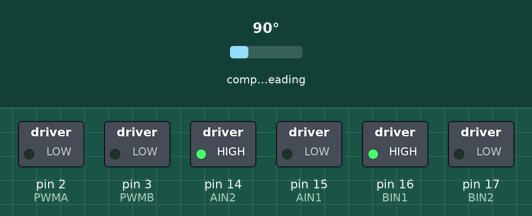
Simulated run of this sketch. Board: Arduino Mega 2560, built with avr-gcc and run on an emulated ATmega2560. Parts: switched loads named in the sketch (green lamp = pin HIGH). Dashed ring = blinking. The inputs (shaded band) are chosen by the test bench; at power-on: compass heading 90°. Random numbers use the default seed unless the sketch sets one.

Above: at 1.2 s.
1.3 s: compass heading set to 96°
At 4.1 s:
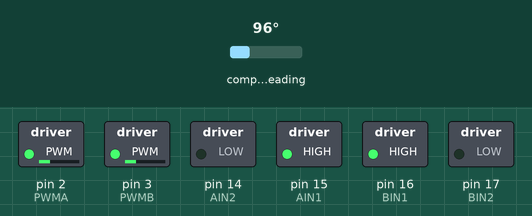
4.3 s: compass heading set to 7°
At 4.9 s:
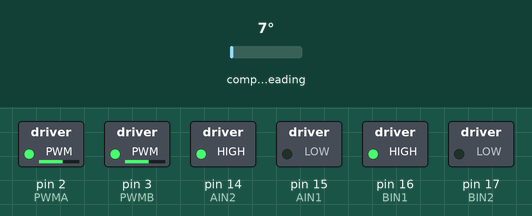
7.3 s: compass heading set to 180°
At 9.1 s:
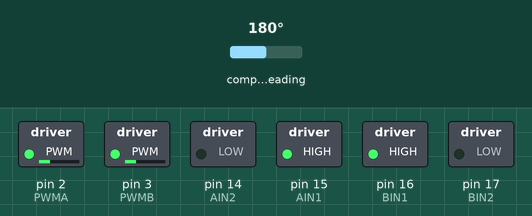
9.4 s: compass heading set to 90°
At 10.0 s:
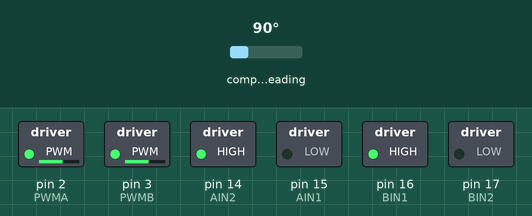
Timing chart, 0 to 13.4 s (numbered marks = the images above; inputs shaded):
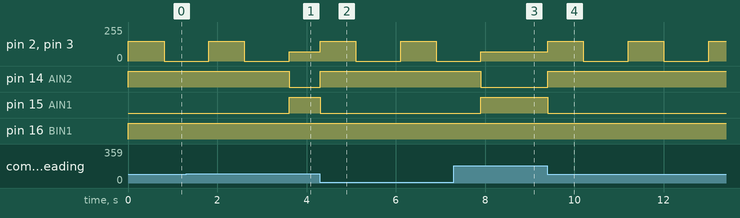

Measured:
- the behaviour switches between 90 and 91° on compass heading (found by bisection; images 0 and 1)
- after the input at 1.3 s, pin 14 (AIN2): HIGH → LOW after 2.3 s; pin 15 (AIN1): LOW → HIGH after 2.3 s
- after the input at 4.3 s, pin 2 (PWMA), pin 3 (PWMB): alternates 150/255 for 0.80 s and 0/255 for 1.0 s, starting at once; pin 14 (AIN2): LOW → HIGH at once; pin 15 (AIN1): HIGH → LOW at once
- after the input at 7.3 s, pin 14 (AIN2): HIGH → LOW after 0.61 s; pin 15 (AIN1): LOW → HIGH after 0.61 s
- after the input at 9.4 s, pin 2 (PWMA), pin 3 (PWMB): alternates 150/255 for 0.80 s and 0/255 for 1.0 s, starting at once; pin 14 (AIN2): LOW → HIGH at once; pin 15 (AIN1): HIGH → LOW at once

The sketch:

mapsonar__1_.ino
```cpp
#include<SoftwareSerial.h>
#include <QMC5883LCompass.h>// QMC5883L Compass Library
#include <Wire.h>// I2C Library

//bluetooth
SoftwareSerial BT(11 , 10);//11接TXD , 10接RXD
QMC5883LCompass compass;


//pins for motor
const int PWMA = 2;
const int AIN1 = 15;
const int AIN2 = 14;
//add pin
const int BIN1 = 16;
const int BIN2 = 17;
const int PWMB = 3;

//pins for HSC SR04
const int trigPin_front = 19;
const int echoPin_front = 18;
const int trigPin_left = 22;
const int echoPin_left = 23;
const int trigPin_right = 26;
const int echoPin_right = 27;

const int thres = 15;
const int N = 10;

char intmap[N][N] = {  //internal map, stored inside arduino
    {'?', '?', '?', '?', '?', '?', '?', '?', '?', '?'},
    {'?', '?', '?', '?', '?', '?', '?', '?', '?', '?'},
    {'?', '?', '?', '?', '?', '?', '?', '?', '?', '?'},
    {'?', '?', '?', '?', '?', '?', '?', '?', '?', '?'},
    {'?', '?', '?', '?', '?', '?', '?', '?', '?', '?'},
    {'?', '?', '?', '?', '?', '?', '?', '?', '?', '?'},
    {'?', '?', '?', '?', '?', '?', '?', '?', '?', '?'},
    {'?', '?', '?', '?', '?', '?', '?', '?', '?', '?'},
    {'?', '?', '?', '?', '?', '?', '?', '?', '?', '?'},
    {'?', '?', '?', '?', '?', '?', '?', '?', '?', '?'},
};

class vec{//self made vector class
    public:
    int x, y;
};

void forward(){
  //go foward
  unsigned long start = millis();
  compass.read();
  int init_dir = compass.getAzimuth();
  while((millis() - start) < 800){
    compass.read();
    double error = (compass.getAzimuth()- init_dir); //positive --> turn right , neg --> turn left
    double powerCorrection = error * 10;//scale it up to make a significant impact to motor rpm
    int basespeed = 150; //a base speed to reduce "jerkiness"
    double vL = basespeed + powerCorrection;
    double vR = basespeed - powerCorrection;
    //makes sure that vR and vL doesn't exceed max value
    //vL = (int)((double)vL*0.8);//compensation
    //vR = (int)((double)vR*1.3);//compensation
    if(vL > 255) vL = 255;
    if(vL < -255) vL = -255;
    if(vR > 255) vR = 255;
    if(vR < -255) vR = -255;
    motorWriting((int)vL , (int)vR);//anologWrite can only take in integer type
  }
  motorWriting(0,0);
}

void right(){
  compass.read();
  int start_az = compass.getAzimuth();
  //right
  int caz = compass.getAzimuth();
  motorWriting(70, -70);//turn right
  while((caz - start_az) <= 90){;//turn until 90deg(azimuth is oriented clockwise)
    compass.read();
    caz = compass.getAzimuth();
    BT.println(caz);
    if(caz <= 90) caz += 360;//dealing with errors from branch cut
  }
  forward();
  motorWriting(0,0);
}

void left(){
  compass.read();
  int start_az = compass.getAzimuth();
  //left
  int caz = compass.getAzimuth();
  motorWriting(-70, 70);//turn right
  while((caz - start_az) >= -90){;//turn until 90deg
    compass.read();
    caz = compass.getAzimuth();
    if(caz >= 270) caz -= 360;//dealing with errors from branch cut

  }
  forward();
  motorWriting(0,0);
}

void backward(){
  int start_az = compass.getAzimuth();
  //back
  int caz = compass.getAzimuth();
  motorWriting(-70, 70);
  while((caz - start_az) >= -180){;//turn until 90deg
  caz = compass.getAzimuth();
  if(caz >= 180) caz -= 360;//dealing with errors from branch cut
  }
  forward();
  motorWriting(0,0);
}

class car{
    public:
    car():x(1), y(1){//initialization
        ori.x = 1;
        ori.y = 0;
    }
    int x, y;//position of car
    vec ori;//orientation of car
    void autoctrl(int df, int dl, int dr){
        //decides which way to turn according to its surroundings
        int ty = ori.y;
        int tx = ori.x; //store the old orientation

        int DoF = 3;
        if(dr<=thres) DoF--;
        if(df<=thres) DoF--;
        if(dl<=thres) DoF--;
        if(DoF == 3){//continue foward
            ori.y = ty;
            ori.x = tx;
            forward();
        }
        else if(DoF == 0){//turn backward
            ori.y = -ty;
            ori.x = -tx;
            backward();
        }
        else if(intmap[y-ori.x][x+ori.y] == '?'){//turn left uncharted area
            ori.y = -tx;
            ori.x = ty;
            left();
        }
        else if(intmap[y+ori.x][x-ori.y] == '?'){//turn right uncharted area
            ori.y = tx;
            ori.x = -ty;
            right();
        }
        else if(intmap[y+ori.y][x+ori.x] == '?'){//go foward uncharted area
            ori.y = ty;
            ori.x = tx;
            forward();
        }
        else{
            int r =random(0,DoF);// r = 0 or 1;
            //cout<<"DoF = "<<DoF<<endl;
            //cout<<"r = "<<r<<endl;
            if(df >= thres){
                if(r == 0){
                    ori.y = ty;
                    ori.x = tx;
                    forward();
                }
                r--;
            }
            if(dl >= thres){
                if(r == 0){
                    ori.y = -tx;
                    ori.x = ty;
                    left();
                }
                r--;
            }
            if(dr >= thres){
                if(r == 0){
                    ori.y = tx;
                    ori.x = -ty;
                    right();
                }
                r--;
            }

        }

        y += ori.y;
        x += ori.x;

        //add motor function


        //goes in designated direction
        x = (x < 0)? 0 : x;//boundary check
        x = (x > N-1)? N-1 : x;
        y = (y < 0)? 0 : y;
        y = (y > N-1)? N-1 : y;
    }
};
car mycar;

void sonar(int& df, int& dl, int& dr, int y, int x){
    df = getdist(trigPin_front, echoPin_front);
    dr = getdist(trigPin_right, echoPin_right);
    dl = getdist(trigPin_left, echoPin_left);
    if(df <= thres){//in front of car
        intmap[y+mycar.ori.y][x+mycar.ori.x] = 'X';
        //map and intmap are global, so passing in as argument was not necessary
    }
    //else intmap[y+mycar.ori.y][x+mycar.ori.x] = ' ';
    if(dl <= thres){//left side of car
        intmap[y-mycar.ori.x][x+mycar.ori.y] = 'X';
    }
    //else intmap[y-mycar.ori.x][x+mycar.ori.y] = ' ';
    if(dr <= thres){//right side of car
        intmap[y+mycar.ori.x][x-mycar.ori.y] = 'X';
    }
    //else intmap[y+mycar.ori.x][x-mycar.ori.y] = ' ';
    intmap[y][x] = ' ';
}

void setup() {
  // put your setup code here, to run once:
  pinMode(PWMA, OUTPUT);
  pinMode(AIN1, OUTPUT);
  pinMode (AIN2 , OUTPUT);
  pinMode (BIN1 , OUTPUT);
  pinMode (BIN2 , OUTPUT);
  pinMode (PWMA , OUTPUT);
  pinMode (PWMB , OUTPUT);
  //pinmodes for HCSR04
  pinMode(trigPin_left , OUTPUT);
  pinMode(echoPin_left , INPUT);
  pinMode(trigPin_right , OUTPUT);
  pinMode(echoPin_right , INPUT);
  pinMode(trigPin_front , OUTPUT);
  pinMode(echoPin_front , INPUT);
  //RFID and BT
  Serial.begin(9600);
  BT.begin(9600);
  Wire.begin();
  compass.init();//initialize compass
  compass.setCalibration(-3890, 0, -170, 1000, -8047, 0);;//calibration
  compass.setSmoothing(10, true);//smooth the values to provide consistent readings
}

void loop() {

  right();
  delay(1000);
  forward();
  delay(1000);

  /*
  static bool finished = false;
  if (finished) return;
  // put your main code here, to run repeatedly:
  int df, dl, dr;
  for (int i=0;i<10;++i){sonar(df, dl, dr, mycar.y, mycar.x);}//get the "distance" on each side of the car
  mycar.autoctrl(df, dl, dr);//controls the next step the car will take

  if(BT.available()){
    BT.read();//take the input out of buffer
    Serial.println("transmitting map");
    BT.println(N);//give the dimension of the map
    for(int i=0;i<N;++i){
      for(int j=0;j<N;++j){
        BT.print('[');
        BT.print(intmap[i][j]);
        BT.print(']');
      }
      BT.println();//formatting output
    }
    BT.println();
    finished = true;
  }
  */

}


int getdist(int trig , int echo){
  long duration;
  int distance;
  // Clears the trigPin
  digitalWrite(trig, LOW);
  delayMicroseconds(2);
  // Sets the trigPin on HIGH state for 10 micro seconds
  digitalWrite(trig, HIGH);
  delayMicroseconds(10);
  digitalWrite(trig, LOW);
  // Reads the echoPin, returns the sound wave travel time in microseconds
  duration = pulseIn(echo, HIGH);
  // Calculating the distance
  distance = duration * 0.034 / 2;
  // returns distance
  return distance;
}

void motorWriting(int vL , int vR){
  //acquire the magnitude of vL and vR
  int absvL = vL;
  int absvR = vR;
  if(vL < 0){
    absvL = -vL;
  }
  if(vR < 0){
    absvR = -vR;
  }
  //magniture decides speed
  analogWrite(PWMA , absvR);
  analogWrite(PWMB , absvL);
  //uses the sign of vL and rL to determine the direction
  if(vL < 0){
    digitalWrite(BIN1, LOW);
    digitalWrite(BIN2, HIGH);
  }
  else{
    digitalWrite(BIN1, HIGH);
    digitalWrite(BIN2, LOW);
  }
  if(vR < 0){
    digitalWrite(AIN1, HIGH);
    digitalWrite(AIN2, LOW);
  }
  else{
    digitalWrite(AIN1, LOW);
    digitalWrite(AIN2, HIGH);
  }

}
```
